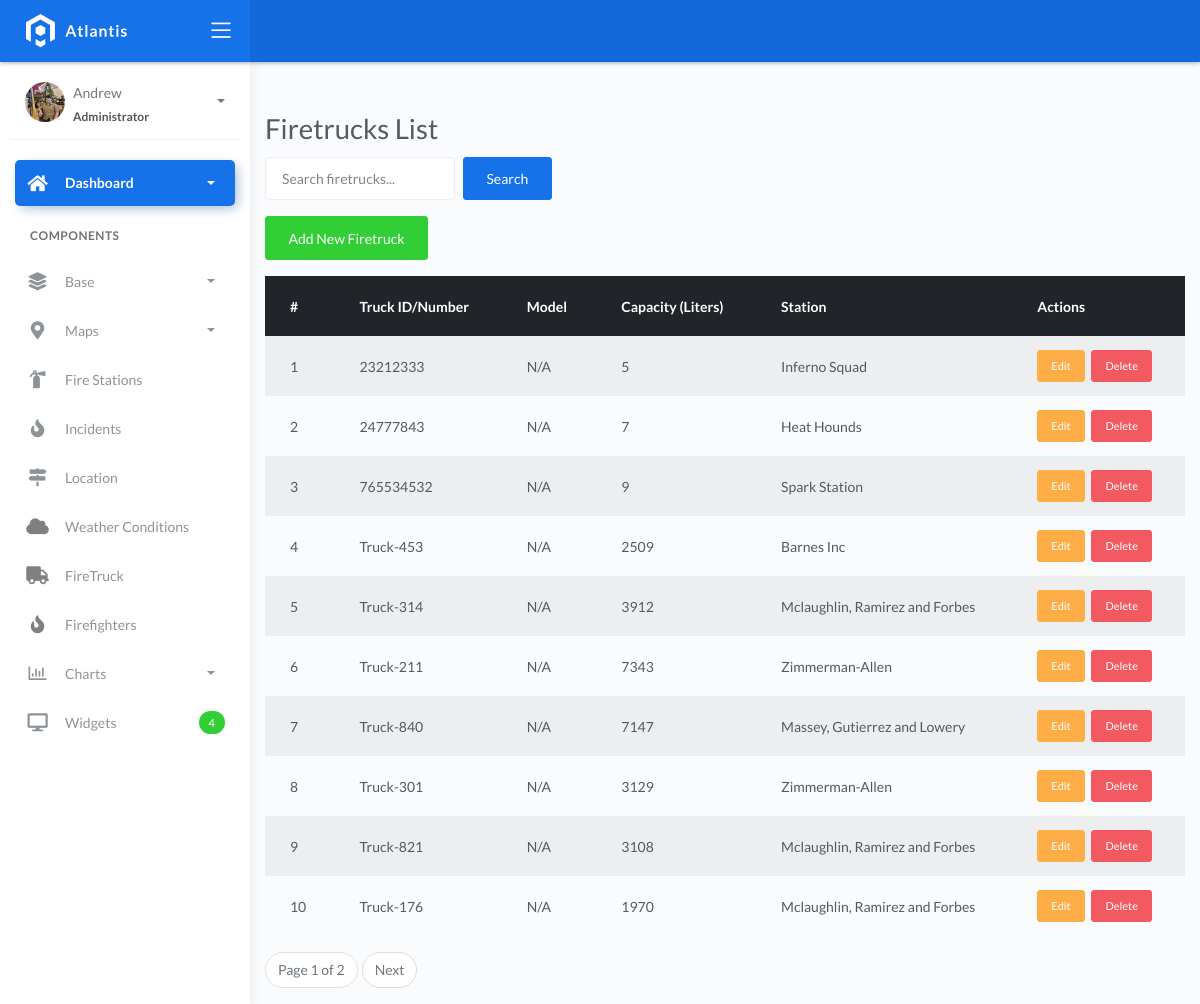
Page /firetruck_list/ on the committed database.
### fire/models.py (models this page shows, shortened)
class BaseModel(models.Model):
    created_at = models.DateTimeField(auto_now_add=True, db_index=True)
    updated_at = models.DateTimeField(auto_now=True)
    class Meta:
        abstract = True

class FireTruck(BaseModel):
    truck_number = models.CharField(max_length=150)
    model = models.CharField(max_length=150)
    capacity = models.CharField(max_length=150)  # water
    station = models.ForeignKey(FireStation, on_delete=models.CASCADE)

class FireStation(BaseModel):
    name = models.CharField(max_length=150)
    latitude = models.DecimalField(
        max_digits=22, decimal_places=16, null=True, blank=True)
    longitude = models.DecimalField(
        max_digits=22, decimal_places=16, null=True, blank=True)
    address = models.CharField(max_length=150)
    city = models.CharField(max_length=150)  # can be in separate table
    country = models.CharField(max_length=150)  # can be in separate table

### fire/views.py (the view)
# urls.py: path('firetruck_list/',  FiretruckListView.as_view(), name='fireTruck-list'),
class FiretruckListView(ListView):
    model = FireTruck
    context_object_name = 'object_list'
    template_name = 'firetruck_list.html'
    paginate_by = 10
    def get_queryset(self, *args, **kwargs):
        qs = super().get_queryset(*args, **kwargs)
        query = self.request.GET.get("q")
        if query:
            qs = qs.filter(Q(truck_number__icontains=query) |
              Q(model__icontains=query) |
              Q(capacity__icontains=query) |
              Q(station__name__icontains=query))
        return qs

### templates/firetruck_list.html (shortened to what this page needs)
{% extends "base.html" %}
{% block content %}
<div class="container mt-5">
    <h1>Firetrucks List</h1>
    <form method="get" class="form-inline mb-3">
        <input type="text" name="q" class="form-control mr-sm-2" placeholder="Search firetrucks..." value="{{ request.GET.q|default_if_none:'' }}">
        <button type="submit" class="btn btn-primary">Search</button>
    </form>
    <a href="{% url 'firetruck-add' %}" class="btn btn-success mb-3">Add New Firetruck</a>
    <table class="table table-striped">
        <thead class="thead-dark">
            <tr>
                <th>#</th>
                <th>Truck ID/Number</th>
                <th>Model</th>
                <th>Capacity (Liters)</th>
                <th>Station</th>
                <th>Actions</th>
            </tr>
        </thead>
        <tbody>
        {% for truck in object_list %}
            <tr>
                <td>{{ forloop.counter0|add:page_obj.start_index }}</td>
                <td>{{ truck.truck_number|default:"N/A" }}</td>
                <td>{{ truck.model_name|default:"N/A" }}</td>
                <td>{{ truck.capacity|default:"N/A" }}</td>
                <td>{{ truck.station.name|default:"N/A" }}</td>
                <td>
                    <a href="{% url 'firetruck-update' truck.pk %}" class="btn btn-warning btn-sm mr-1">Edit</a>
                    <a href="{% url 'firetruck-delete' truck.pk %}" class="btn btn-danger btn-sm">Delete</a>
                </td>
            </tr>
        {% empty %}
            <tr>
                <td colspan="6">No firetrucks found.</td>
            </tr>
        {% endfor %}
        </tbody>
    </table>
    {% if is_paginated %}
        <nav>
            <ul class="pagination">
                <li class="page-item disabled">
                    <span class="page-link">Page {{ page_obj.number }} of {{ page_obj.paginator.num_pages }}</span>
                </li>
                {% if page_obj.has_next %}
                    <li class="page-item">
                        <a class="page-link" href="?{% if request.GET.q %}q={{ request.GET.q }}&{% endif %}page={{ page_obj.next_page_number }}">Next</a>
                    </li>
                {% endif %}
            </ul>
        </nav>
    {% endif %}
</div>
{% endblock %}

### rows in the picture
FireTruck: truck_number "23212333", model_name "N/A", capacity "5", station.name "Inferno Squad"
FireTruck: truck_number "24777843", model_name "N/A", capacity "7", station.name "Heat Hounds"
FireTruck: truck_number "765534532", model_name "N/A", capacity "9", station.name "Spark Station"
FireTruck: truck_number "Truck-453", model_name "N/A", capacity "2509", station.name "Barnes Inc"
FireTruck: truck_number "Truck-314", model_name "N/A", capacity "3912", station.name "Mclaughlin, Ramirez and Forbes"
FireTruck: truck_number "Truck-211", model_name "N/A", capacity "7343", station.name "Zimmerman-Allen"
FireTruck: truck_number "Truck-840", model_name "N/A", capacity "7147", station.name "Massey, Gutierrez and Lowery"
FireTruck: truck_number "Truck-301", model_name "N/A", capacity "3129", station.name "Zimmerman-Allen"
FireTruck: truck_number "Truck-821", model_name "N/A", capacity "3108", station.name "Mclaughlin, Ramirez and Forbes"
FireTruck: truck_number "Truck-176", model_name "N/A", capacity "1970", station.name "Mclaughlin, Ramirez and Forbes"

### other values in the picture
{{ page_obj.number }} "1"
{{ page_obj.paginator.num_pages }} "2"
